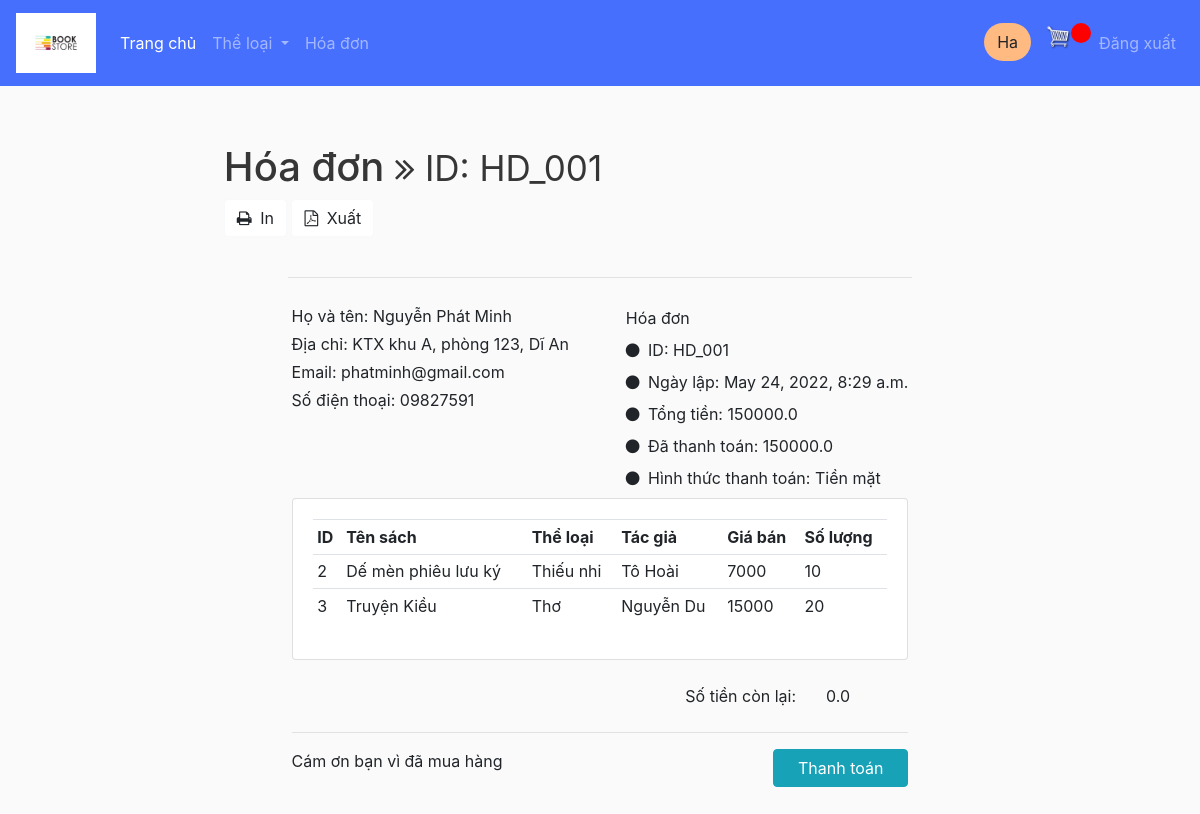
/review_invoice/HD_001/ (signed in), run on an earlier commit of the app's database.
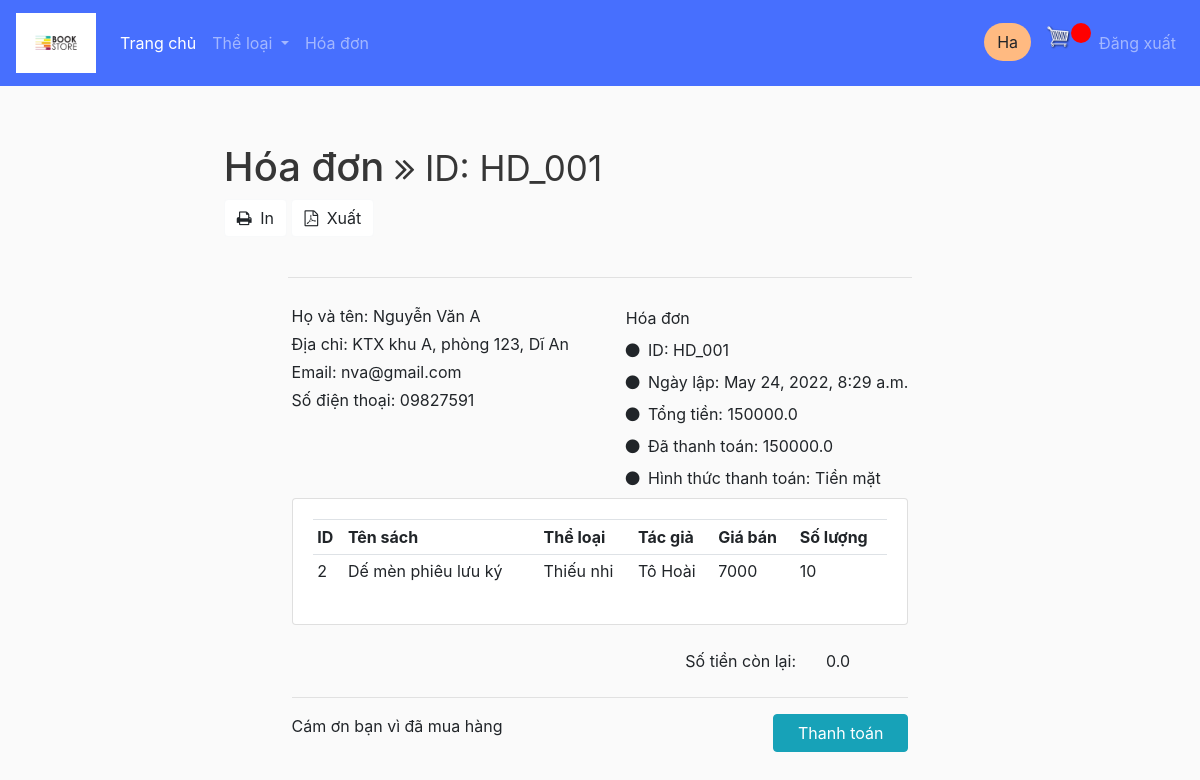
And on a later commit of the database.
### book/models.py (models this page shows, shortened)
class HoaDon(models.Model):
    class Meta:
        verbose_name_plural = 'Hóa đơn'
    pttt = (
            ('Thẻ ngân hàng', 'Thẻ ngân hàng'),
            ('Tiền mặt', 'Tiền mặt'),
            )
    id_HD = models.CharField('Mã hóa đơn', max_length=100, primary_key=True, default= 'HD_', editable=True)
    ngay_lap_HD = models.DateTimeField(null=True)
    tong_tien = models.FloatField(null=True)
    nguoi_lap_HD = models.ForeignKey(Person, verbose_name='Nhân viên', null=True, blank=True, related_name="nhan_vien", on_delete=models.PROTECT)
    khach_hang = models.ForeignKey(Person, verbose_name='Khách hàng', null=True, blank=True, related_name="khach_hang", on_delete=models.PROTECT)
    phuong_thuc_thanh_toan = models.CharField('Phương thức thanh toán', max_length=100, null=False, choices=pttt)
    da_tra = models.FloatField(null=True)

class Person(models.Model):
    class Meta:
        verbose_name_plural = 'Thành viên'
    id = models.CharField(max_length=100, primary_key=True, editable=True)
    ho_ten = models.CharField('Họ tên', max_length=100, null=True)
    ngay_sinh = models.DateField('Ngày sinh', null=True, editable=True)
    so_dien_thoai = models.CharField('Số điện thoại', max_length=13, null=True)
    dia_chi = models.CharField('Địa chỉ', max_length=1000, null=True)
    email = models.CharField('Email', max_length=50, null=True)
    profile_pic = models.ImageField(default="profile1.png", null=True, blank=True)
    user = models.OneToOneField(User, blank=True, null=True, on_delete=models.CASCADE) # a user can have 1 customer, a customer have a user

class ChiTietHoaDon(models.Model): # 1 lần nhập 1 sách
    hoa_don = models.ForeignKey(HoaDon, verbose_name='Hóa đơn', on_delete=models.PROTECT)
    sach = models.ForeignKey(Sach, verbose_name='Sản phẩm', on_delete=models.PROTECT)
    so_luong = models.PositiveIntegerField(null=True, default=0, editable=True)
    class Meta:
        verbose_name_plural = 'Chi tiết hóa đơn'

class Sach(models.Model):
    ten_sach = models.CharField(max_length=100, null=True)
    ngay_nhap = models.DateField(null=True, editable=True)
    so_luong = models.PositiveIntegerField(null=True)
    the_loai = models.CharField(max_length=100, null=True)
    tac_gia = models.CharField(max_length=100, null=True)
    don_gia = models.PositiveBigIntegerField(null=True)
    gia_ban = models.PositiveBigIntegerField(null=True)
    nha_xuat_ban = models.CharField(max_length=100, null=True)
    nam_xuat_ban = models.PositiveIntegerField(null=True)
    nguoi_nhap = models.ForeignKey(Person, null=True, on_delete=models.PROTECT)
    anh_sach = models.ImageField(default="static/placeholder.png",null=True, blank=True)
    mo_ta = models.TextField("Mô tả ngắn", max_length=1000, null=True, blank=True)
    class Meta: # vì django ko cho tạo PK 2 thuộc tính nên làm cách này
        unique_together = ('id', 'ngay_nhap',)
        verbose_name_plural = "Sách"

### book/views.py (the view)
# urls.py: path('review_invoice/<str:pk>/', views.reviewInvoice, name='review_invoice'),
@login_required(login_url='login')
def reviewInvoice(request, pk):
    invoice = HoaDon.objects.get(id_HD=pk)
    details = ChiTietHoaDon.objects.filter(hoa_don=invoice)
    remain = invoice.tong_tien - invoice.da_tra
    context = {'invoice': invoice, 'remain': remain, 'details': details}
    return render(request, 'book/invoice.html', context)

### book/templates/book/invoice.html (shortened to what this page needs)
{%  extends 'book/main.html' %}
{% block content %}
<link href="https://maxcdn.bootstrapcdn.com/font-awesome/4.7.0/css/font-awesome.min.css" rel="stylesheet" />
<div class="page-content container">
    <div class="page-header text-blue-d2">
        <h1 class="page-title text-secondary-d1">
            Hóa đơn
            <small class="page-info">
                <i class="fa fa-angle-double-right text-80"></i>
                ID: {{ invoice.id_HD }}
            </small>
        </h1>
        <div class="page-tools">
            <div class="action-buttons">
                <a class="btn bg-white btn-light mx-1px text-95" href="#" data-title="Print">
                    <i class="mr-1 fa fa-print text-primary-m1 text-120 w-2"></i>
                    In
                </a>
                <a class="btn bg-white btn-light mx-1px text-95" href="#" data-title="PDF">
                    <i class="mr-1 fa fa-file-pdf-o text-danger-m1 text-120 w-2"></i>
                    Xuất
                </a>
            </div>
        </div>
    </div>
    <div class="container px-0">
        <div class="row mt-4">
            <div class="col-12 col-lg-12">
                <hr class="row brc-default-l1 mx-n1 mb-4" />
                <div class="row">
                    <div class="col-sm-6">
                        <div>
                            <span class="text-sm text-grey-m2 align-middle">Họ và tên:</span>
                            <span class="text-600 text-110 text-blue align-middle">{{ invoice.khach_hang.ho_ten }}</span>
                        </div>
                        <div class="text-grey-m2">
                            <div class="my-1">
                                Địa chỉ: {{invoice.khach_hang.dia_chi}}
                            </div>
                            <div class="my-1">
                                Email: {{invoice.khach_hang.email}}
                            </div>
                            <div class="my-1">
                                Số điện thoại: {{invoice.khach_hang.so_dien_thoai}}
                            </div>
                        </div>
                    </div>
                    <div class="text-95 col-sm-6 align-self-start d-sm-flex justify-content-end">
                        <div class="text-grey-m2">
                            <div class="mt-1 mb-2 text-secondary-m1 text-600 text-125">
                                Hóa đơn
                            </div>
                            <div class="my-2"><i class="fa fa-circle text-blue-m2 text-xs mr-1"></i> <span class="text-600 text-90">ID:</span> {{invoice.id_HD}}</div>
                            <div class="my-2"><i class="fa fa-circle text-blue-m2 text-xs mr-1"></i> <span class="text-600 text-90">Ngày lập:</span> {{invoice.ngay_lap_HD}}</div>
                            <div class="my-2"><i class="fa fa-circle text-blue-m2 text-xs mr-1"></i> <span class="text-600 text-90">Tổng tiền:</span> {{invoice.tong_tien}}</div>
                            <div class="my-2"><i class="fa fa-circle text-blue-m2 text-xs mr-1"></i> <span class="text-600 text-90">Đã thanh toán:</span> {{invoice.da_tra}}</div>
                            <div class="my-2"><i class="fa fa-circle text-blue-m2 text-xs mr-1"></i> <span class="text-600 text-90">Hình thức thanh toán:</span> {{invoice.phuong_thuc_thanh_toan}}</div>
                        </div>
                    </div>
                </div>
                    <div class="row">
                        <div class="col-md">
                            <div class="card card-body">
                                <table class="table table-sm">
                                    <tr>
                                        <th>ID</th>
                                        <th>Tên sách</th>
                                        <th>Thể loại</th>
                                        <th>Tác giả</th>
                                        <th>Giá bán</th>
                                        <th>Số lượng</th>
                                    </tr>
                                    {% for detail in details %}
                                    <tr>
                                        <td>{{detail.sach.id}}</td>
                                        <td>{{detail.sach.ten_sach}}</td>
                                        <td>{{detail.sach.the_loai}}</td>
                                        <td>{{detail.sach.tac_gia}}</td>
                                        <td>{{detail.sach.gia_ban}}</td>
                                        <td>{{detail.sach.so_luong}}</td>
                                    </tr>
                                    {% endfor %}
                                </table>
                            </div>
                        </div>
                    </div>
                    <div class="row mt-3">
                        <div class="col-12 col-sm-7 text-grey-d2 text-95 mt-2 mt-lg-0">
                        </div>
                        <div class="col-12 col-sm-5 text-grey text-90 order-first order-sm-last">
                            <div class="row my-2">
                                <div class="col-7 text-right">
                                    Số tiền còn lại:
                                </div>
                                <div class="col-5">
                                    <span class="text-120 text-secondary-d1">{{remain}}</span>
                                </div>
                            </div>
                        </div>
                    </div>
                    <hr />
                    <div>
                        <span class="text-secondary-d1 text-105">Cám ơn bạn vì đã mua hàng</span>
                        <a href="#" class="btn btn-info btn-bold px-4 float-right mt-3 mt-lg-0">Thanh toán</a>
                    </div>
                </div>
            </div>
        </div>
    </div>
</div>
{% endblock %}

### book/templates/book/main.html (shortened to what this page needs)
<!DOCTYPE html>
{% load static %}
<head>
    <link rel="stylesheet" href="https://cdn.jsdelivr.net/npm/bootstrap@4.6.1/dist/css/bootstrap.min.css">
    <link rel="stylesheet" type="text/css" href="{% static '/css/navbar.css' %}">
    <link rel="stylesheet" type="text/css" href="{% static '/css/main_base.css' %}">
</head>
<body class="d-flex flex-column min-vh-100">
    {% include 'book/navbar.html' %}
    <div class="container mb-5">
        <br>
        {% block content %}
        {% endblock %}
        <br>
        <br>
</body>
</html>

### book/templates/book/navbar.html (shortened to what this page needs)
{% load static %}
<nav class="navbar navbar-expand-sm navbar-dark" style="background-color: rgba(40, 88, 255, 0.85);">
  <a class="navbar-brand" href="{% url 'home' %}">
    <img src="{% static 'images/logons.png' %}" alt="logo" height="60px">
  </a>
  <div class="collapse navbar-collapse" id="navbarSupportedContent">
    <ul class="navbar-nav mr-auto">
      <li class="nav-item active">
        <a class="nav-link" href="{% url 'home' %}">Trang chủ <span class="sr-only">(current)</span></a>
      </li>
      <li class="nav-item dropdown">
        <a class="nav-link dropdown-toggle" href="#" id="navbarDropdown" role="button" data-toggle="dropdown" aria-haspopup="true" aria-expanded="false">
          Thể loại
        </a>
      </li>
      {% if user.is_authenticated %}
      <li class="nav-item">
        <a class="nav-link" href="{% url 'list_invoice' %}">Hóa đơn</a>
      </li>
      {% endif %}
    </ul>
    <div class="form-inline my-2 my-lg-0">
      <ul class="navbar-nav">
        {% if user.is_authenticated %}
        <li class="nav-item">
            <a class="btn" style="background-color: #FFBA81; border-radius: 40px;" href="/customer_info/">{{grp}} {{request.user}}</a>
        </li>
        <a href="{% url 'cart' %}">
          <img id="cart-icon" src="{% static 'images/cart.png' %}" alt="cart-icon">
        </a>
        <p id="cart-total">{{cartItems}}</p>
        <li class="nav-item">
          <a class="nav-link" href="{% url 'logout' %}">Đăng xuất</a>
        </li>
        {% endif %}
    </ul>
    </div>
  </div>
</nav>

### static/css/navbar.css (style rules this page uses)
#cart-icon { width:25px; display: inline-block; margin-left: 15px; }
#cart-total { display: block; text-align: center; color:#fff; background-color: red; width: 20px; height: 20px; border-radius: 80%; font-size: 12px; }

### static/css/main_base.css (style rules this page uses)
.container { max-width: 82% !important; }
body { background-color: hsl(0, 0%, 98%); }
h1,h2,h3,h4,h5,h6 { color:hsl(0, 0%, 21%); }

What changed in the data, as far as the page shows it:
removed ChiTietHoaDon: sach.id "3", sach.ten_sach "Truyện Kiều", sach.the_loai "Thơ", sach.tac_gia "Nguyễn Du", sach.gia_ban "15000", sach.so_luong "20"
changed through a linked row, HoaDon "HD_001": khach_hang.ho_ten "Nguyễn Phát Minh" → "Nguyễn Văn A"; khach_hang.email "phatminh@gmail.com" → "nva@gmail.com"
